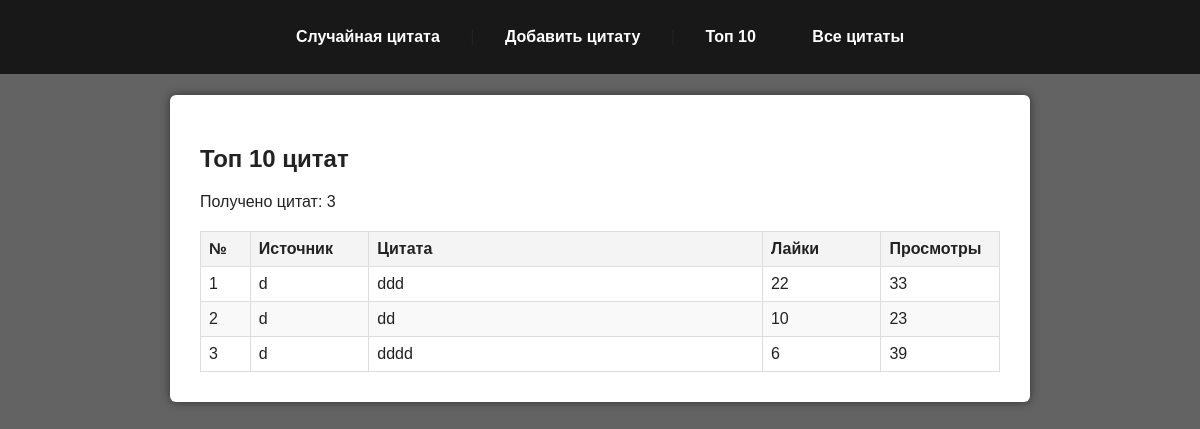
The app's page /top/, older data.
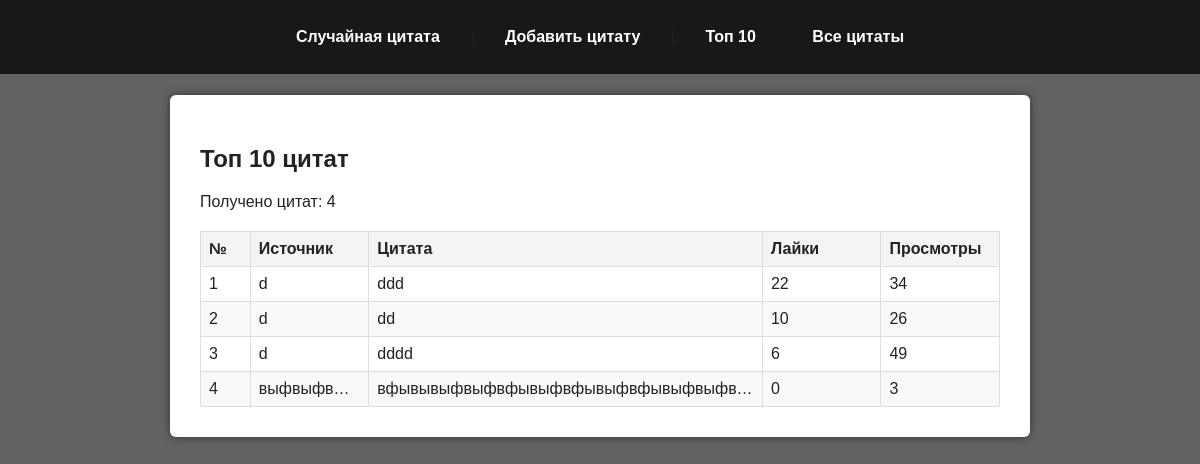
The same page, newer data.
### web/models.py (models this page shows, shortened)
class Quote(models.Model):
    text = models.TextField(unique=True)
    source = models.ForeignKey(Source, on_delete=models.CASCADE, related_name='quotes')
    weight = models.PositiveIntegerField(default=1)
    views = models.PositiveIntegerField(default=0)
    likes = models.PositiveIntegerField(default=0)
    dislikes = models.PositiveIntegerField(default=0)
    created_at = models.DateTimeField(auto_now_add=True)
    class Meta:
        ordering = ['-likes']
        verbose_name = "Цитата"
        verbose_name_plural = "Цитаты"

class Source(models.Model):
    name = models.CharField(max_length=255, unique=True)
    class Meta:
        verbose_name = "Источник"
        verbose_name_plural = "Источники"

### web/views.py (the view)
# urls.py: path('top/', views.top_quotes_view, name='top_quotes'),
def top_quotes_view(request):
    top_quotes = Quote.objects.order_by('-likes')[:10]
    return render(request, 'web/top_quotes.html', {'quotes': top_quotes})

### web/templates/web/top_quotes.html (shortened to what this page needs)
{% extends 'web/base.html' %}
{% block content %}
<h2>Топ 10 цитат</h2>
<p>Получено цитат: {{ quotes|length }}</p>
<table class="quotes-table tooltip-table">
  <thead>
    <tr>
      <th>№</th>
      <th>Источник</th>
      <th>Цитата</th>
      <th>Лайки</th>
      <th>Просмотры</th>
    </tr>
  </thead>
  <tbody>
    {% for quote in quotes %}
    <tr>
      <td>{{ forloop.counter }}</td>
      <td class="truncate tooltip" title="{{ quote.source.name|default:'Не указан' }}">
        {{ quote.source.name|default:"Не указан" }}
      </td>
      <td class="truncate tooltip" title="{{ quote.text }}">
        {{ quote.text }}
      </td>
      <td>{{ quote.likes }}</td>
      <td>{{ quote.views }}</td>
    </tr>
    {% empty %}
    <tr>
      <td colspan="5">Цитат для отображения нет.</td>
    </tr>
    {% endfor %}
  </tbody>
</table>
{% endblock %}

Row changes from the older to the newer data that the page shows:
changed Quote "ddd": views "33" → "34"
changed Quote "dd": views "23" → "26"
changed Quote "dddd": views "39" → "49"
added Quote: source.name "выфвыфвы…", text "вфывывыфвыфвфывыфвфывыфвфывыфвыфв…", likes "0", views "3"
Text that changed along with them:
{{ quotes|length }}: "3" → "4"
